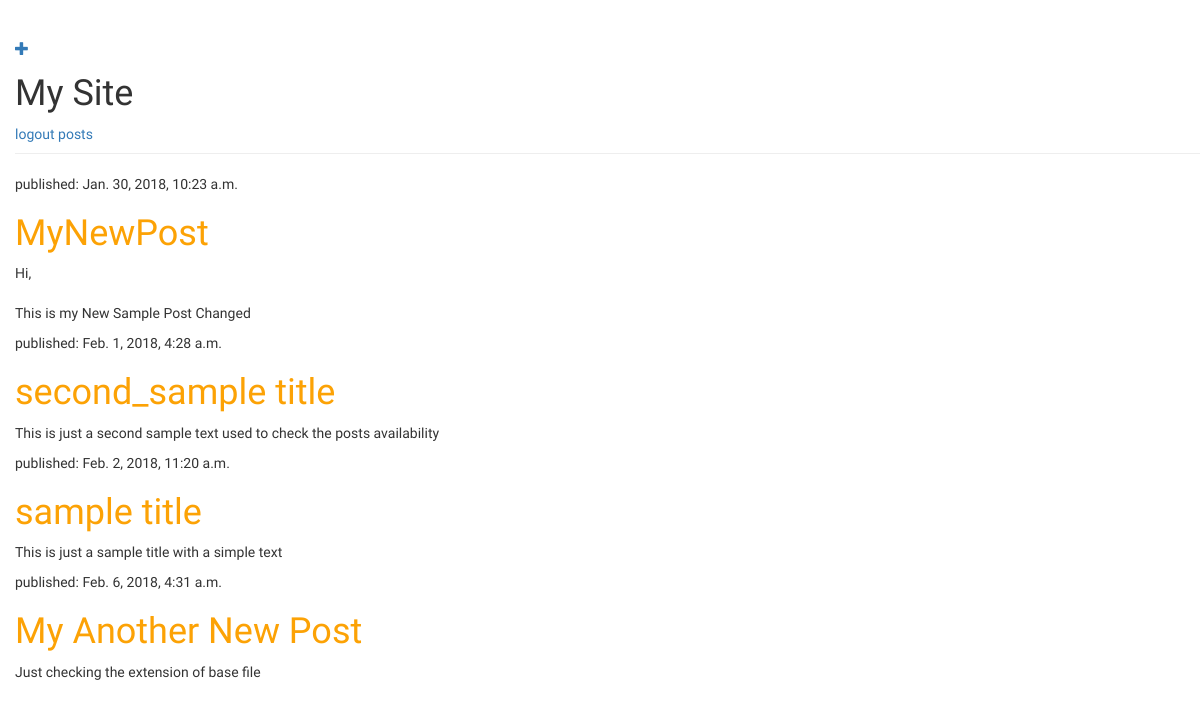
The page /posts (signed in) on the database its author committed.
### userblog/models.py (models this page shows, shortened)
class UserPost(models.Model):
    author = models.ForeignKey('auth.User', on_delete =models.CASCADE)
    title = models.CharField(max_length=200)
    text = models.TextField()
    created_date = models.DateTimeField(default=timezone.now)
    published_date = models.DateTimeField(blank=True, null=True)
    category = models.CharField(max_length=6, choices=CATEGORY_CHOICES, default='itposts')

### userblog/views.py (the view)
# urls.py: url(r'^posts$', core_views.userpost_list, name='userpost_list'),
@login_required
def userpost_list(request):
        posts=UserPost.objects.filter(published_date__lte=timezone.now()).order_by('published_date')
        return render(request, 'userblog/userpost_list.html',{'posts':posts})

### userblog/templates/userblog/userpost_list.html
{% extends 'userblog/base.html' %}
{% block content %}
          {% for post in posts %}
              <div class="posts">
                <div class="date">
                  <p>published: {{ post.published_date }}</p>
                </div>
                <h1><a href="{% url 'userpost_detail' pk=post.pk %}">{{ post.title }}</a></h1>
                <p>{{ post.text|linebreaksbr }}</p>
              </div>
          {% endfor %}
{% endblock %}

### userblog/static/css/userblog.css (style rules this page uses)
h1 a { color : #FCA205; }
body { padding-left: 15px; font-family: 'Lobster'; }

### rows shown on the page
UserPost: published_date "Jan. 30, 2018, 10:23 a.m.", title "MyNewPost", text "Hi, This is my New Sample Post Changed"
UserPost: published_date "Feb. 1, 2018, 4:28 a.m.", title "second_sample title", text "This is just a second sample text used to check the posts availability"
UserPost: published_date "Feb. 2, 2018, 11:20 a.m.", title "sample title", text "This is just a sample title with a simple text"
UserPost: published_date "Feb. 6, 2018, 4:31 a.m.", title "My Another New Post", text "Just checking the extension of base file"
